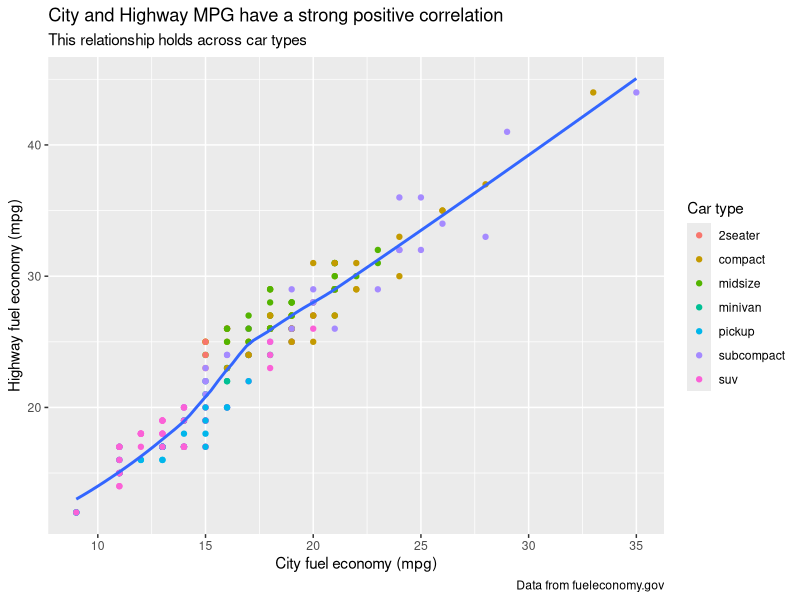
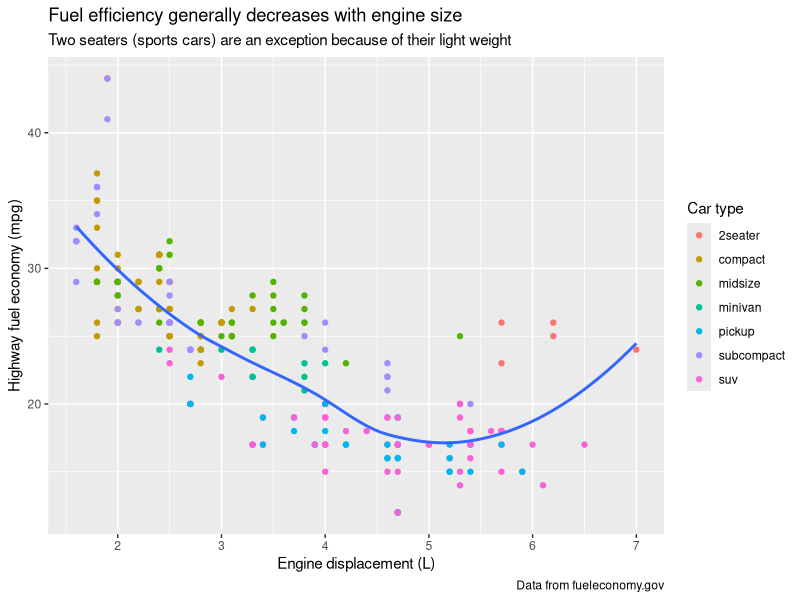
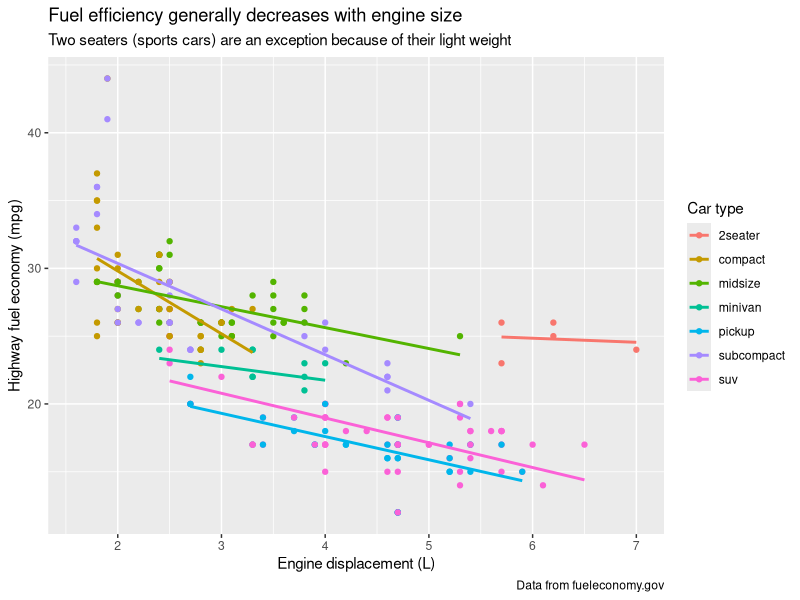
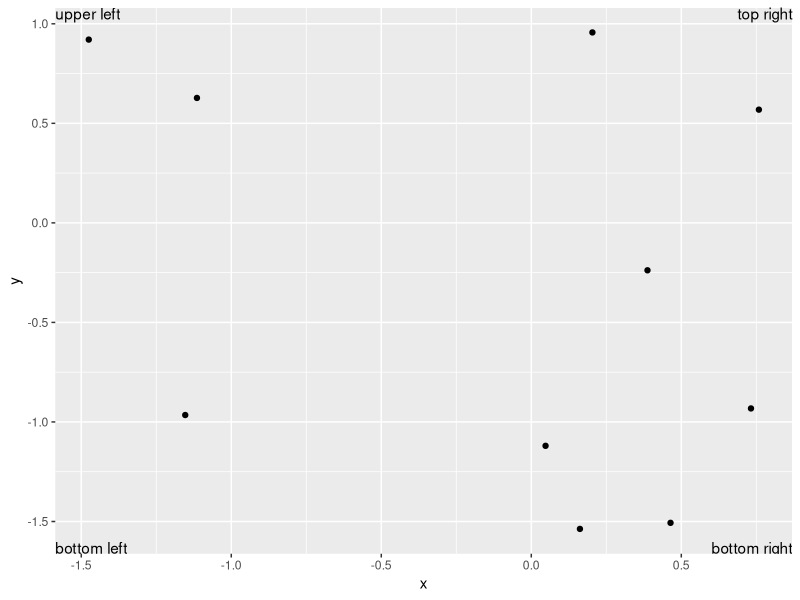
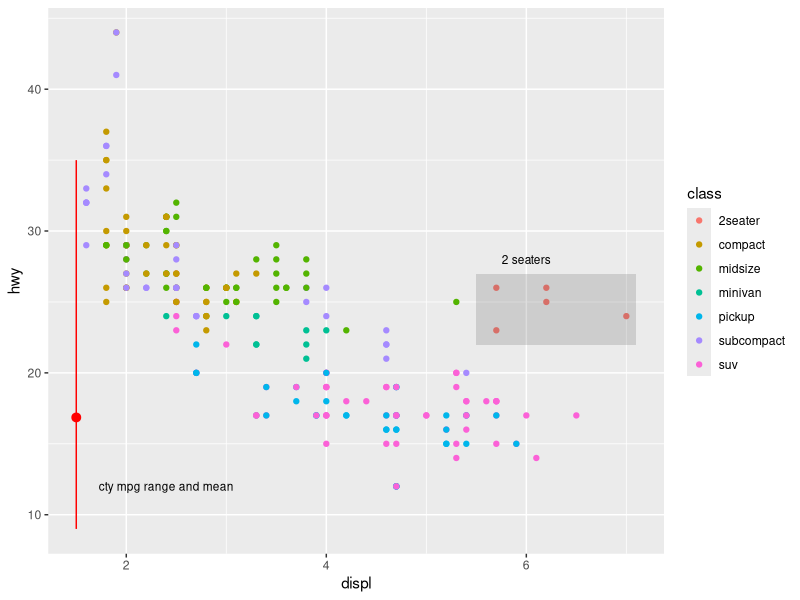
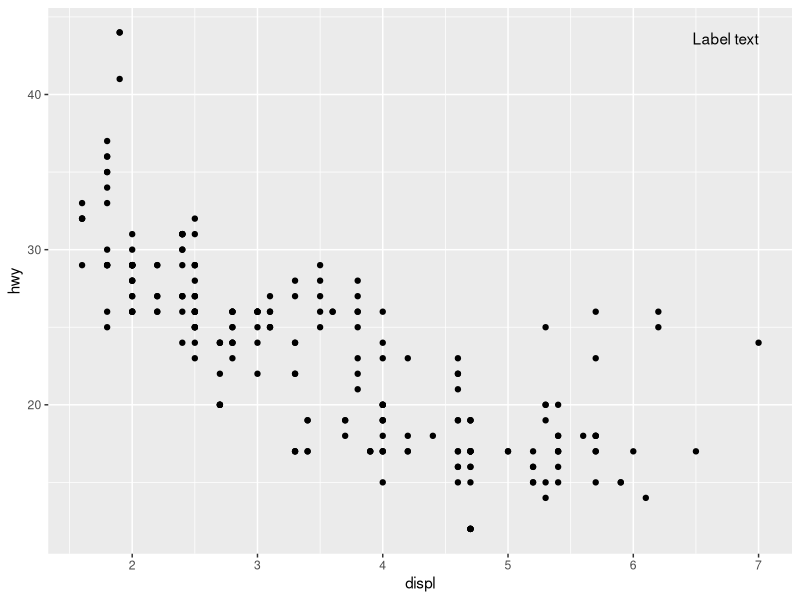
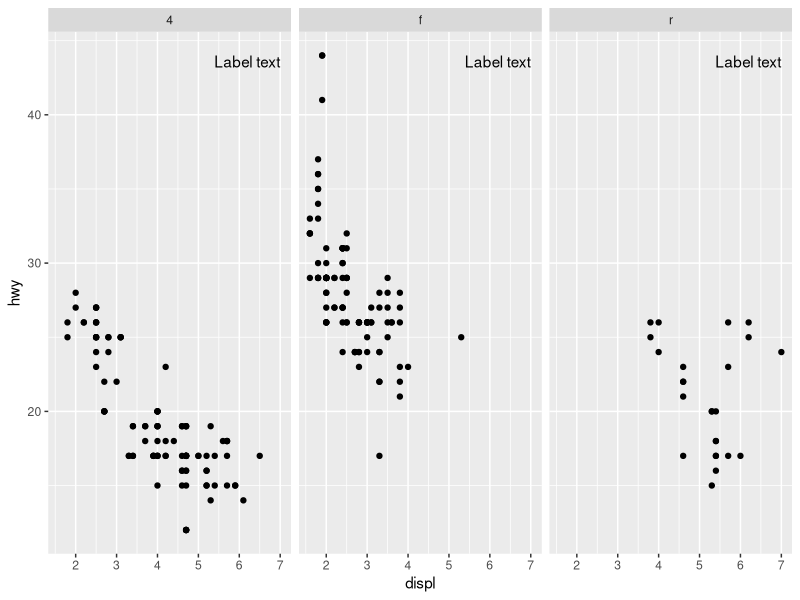
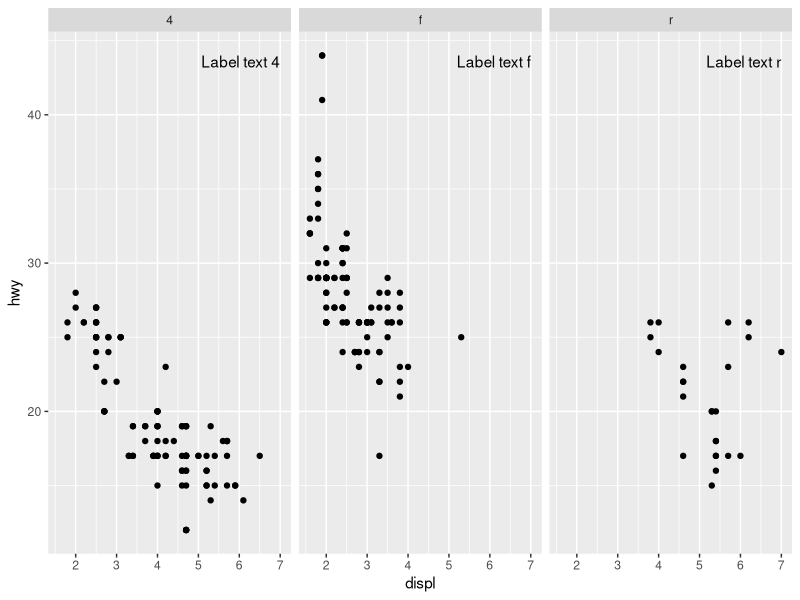

Write the R code that produced these figures, in order.
## ---- chunk 1
knitr::opts_chunk$set(echo = TRUE)
## ---- chunk 2
library(tidyverse)
library(gridExtra)
## ---- chunk 3
ggplot(mpg, aes(cty, hwy)) +
  geom_point(aes(colour = class)) +
  geom_smooth(method = "loess", se = FALSE) +
  labs(
    title = "City and Highway MPG have a strong positive correlation",
    subtitle = "This relationship holds across car types",
    caption = "Data from fueleconomy.gov",
    x = "City fuel economy (mpg)",
    y = "Highway fuel economy (mpg)",
    colour = "Car type"
  )
## ---- chunk 4
ggplot(mpg, aes(displ, hwy)) +
  geom_point(aes(colour = class)) +
  geom_smooth(method = "loess", se = FALSE) +
  labs(
    title = "Fuel efficiency generally decreases with engine size",
    subtitle = "Two seaters (sports cars) are an exception because of their light weight",
    caption = "Data from fueleconomy.gov",
    x = "Engine displacement (L)",
    y = "Highway fuel economy (mpg)",
    colour = "Car type"
  )
## ---- chunk 5
ggplot(mpg, aes(displ, hwy, colour = class)) +
  geom_point(aes(colour = class)) +
  geom_smooth(method = "lm", se = FALSE) +
  labs(
    title = "Fuel efficiency generally decreases with engine size",
    subtitle = "Two seaters (sports cars) are an exception because of their light weight",
    caption = "Data from fueleconomy.gov",
    x = "Engine displacement (L)",
    y = "Highway fuel economy (mpg)",
    colour = "Car type"
  )
## ---- chunk 6
corners <- tribble(
    ~x, ~y, ~text, ~vjust, ~hjust,
    -Inf, -Inf, "bottom left", "bottom", "left",
    -Inf, Inf, "upper left", "top", "left",
    Inf, -Inf, "bottom right", "bottom", "right",
    Inf, Inf, "top right", "top", "right"
)

ggplot(data = tibble(x = rnorm(10), y = rnorm(10)), 
       aes(x = x, y = y)) +
    geom_point() +
    geom_text(aes(label = text, vjust = vjust, hjust = hjust), data = corners)
## ---- chunk 7
ggplot(mpg, aes(x = displ, y = hwy, color = class)) +
    geom_point() +
    annotate("text", x = 6, y = 28, label = "2 seaters", size = 3) +
    annotate("rect", xmin = 5.5, xmax = 7.1, ymin = 22, ymax = 27, alpha = 0.2) +
    annotate("pointrange", x = 1.5, y = mean(mpg$cty), 
             ymin = min(mpg$cty), ymax = max(mpg$cty), colour = "red") +
    annotate("text", x = 2.4, y = 12, label = "cty mpg range and mean", size = 3)
## ---- chunk 8
tag <- mpg %>%
    summarize(
       displ = max(displ),
       hwy = max(hwy),
       label = "Label text"
)

ggplot(mpg, aes(x = displ, y = hwy)) +
    geom_point() +
    geom_text(data = tag, aes(label = label), vjust = "top", hjust = "right")
## ---- chunk 9
ggplot(mpg, aes(x = displ, y = hwy)) +
    geom_point() +
    facet_wrap(~ drv) +
    geom_text(data = tag, aes(label = label), vjust = "top", hjust = "right")
## ---- chunk 10
tag <- tibble(
    displ = max(mpg$displ),
    hwy = max(mpg$hwy),
    drv = unique(mpg$drv),
    label = stringr::str_c("Label text ", drv)
)

ggplot(mpg, aes(x = displ, y = hwy)) +
    geom_point() +
    facet_wrap(~ drv) +
    geom_text(data = tag, aes(label = label), vjust = "top", hjust = "right")
## ---- chunk 11
best_in_class <- mpg %>%
  group_by(class) %>%
  filter(row_number(desc(hwy)) == 1)

ggplot(mpg, aes(displ, hwy)) +
  geom_point(aes(colour = class)) +
  geom_point(size = 3, shape = 1, data = best_in_class) +
  ggrepel::geom_label_repel(aes(label = model), data = best_in_class,
                            label.padding = 0.5, # default is 0.25
                            label.r = 0.8, # default is 0.15
                            label.size = 0.5) # default is 0.25
## ---- chunk 12
ggplot(mpg, aes(displ, hwy)) +
    geom_point() +
    annotate("segment", x = 6, y = 35, xend = 6.9, yend = 25,
             arrow = arrow(length = unit(0.25, "inches"), ends = "last", type = "open")) +
    annotate("text", x = 5.7, y = 35.5, label = "Corvette")
## ---- chunk 13
df <- tibble(
  x = rnorm(10000),
  y = rnorm(10000)
)

grid.arrange(
    ggplot(df, aes(x, y)) +
      geom_hex() +
      scale_color_gradient(low = "white", high = "red") +
      coord_fixed(),
    ggplot(df, aes(x, y)) +
      geom_hex() +
      scale_fill_gradient(low = "white", high = "red") +
      coord_fixed(),
    ncol = 2
)    
## ---- chunk 14
grid.arrange(
    ggplot(mpg, aes(x = displ, y = hwy)) +
        geom_point() +
        labs(x = "Engine displacement (L)", y = "Highway fuel economy (mpg)"),
    ggplot(mpg, aes(x = displ, y = hwy)) +
        geom_point() +
        scale_x_continuous("Engine displacement (L)") +
        scale_y_continuous("Highway fuel economy (mpg)"),
    ncol = 2
  )
## ---- chunk 15
election_years <- lubridate::make_date(
    year = seq(lubridate::year(min(presidential$start)),
             lubridate::year(max(presidential$end)),
             by = 4), 
    month = 1L, 
    day = 1L) 

presi <- presidential %>%
  mutate(id = 33 + row_number(),
         name_id = stringr::str_c(name, " (", id, ")"),
         name_id = factor(name_id, levels = name_id))
    
ggplot(presi, aes(start, name_id, colour = party)) +
    geom_point() +
    geom_segment(aes(xend = end, yend = name_id)) +
    scale_colour_manual(values = c(Republican = "red", Democratic = "blue")) +
    scale_y_discrete(NULL) +
    scale_x_date(NULL, breaks = election_years, date_labels = "'%y") +
    labs(
        title = "Presidential Terms by Party"
    ) +
    theme(panel.grid.minor = element_blank())
## ---- chunk 16
grid.arrange(
    ggplot(diamonds, aes(carat, price)) +
        geom_point(aes(colour = cut), alpha = 1/20),
    ggplot(diamonds, aes(carat, price)) +
        geom_point(aes(colour = cut), alpha = 1/20) +
        guides(colour = guide_legend(override.aes = list(alpha = 1))),
    ncol = 2
)    
